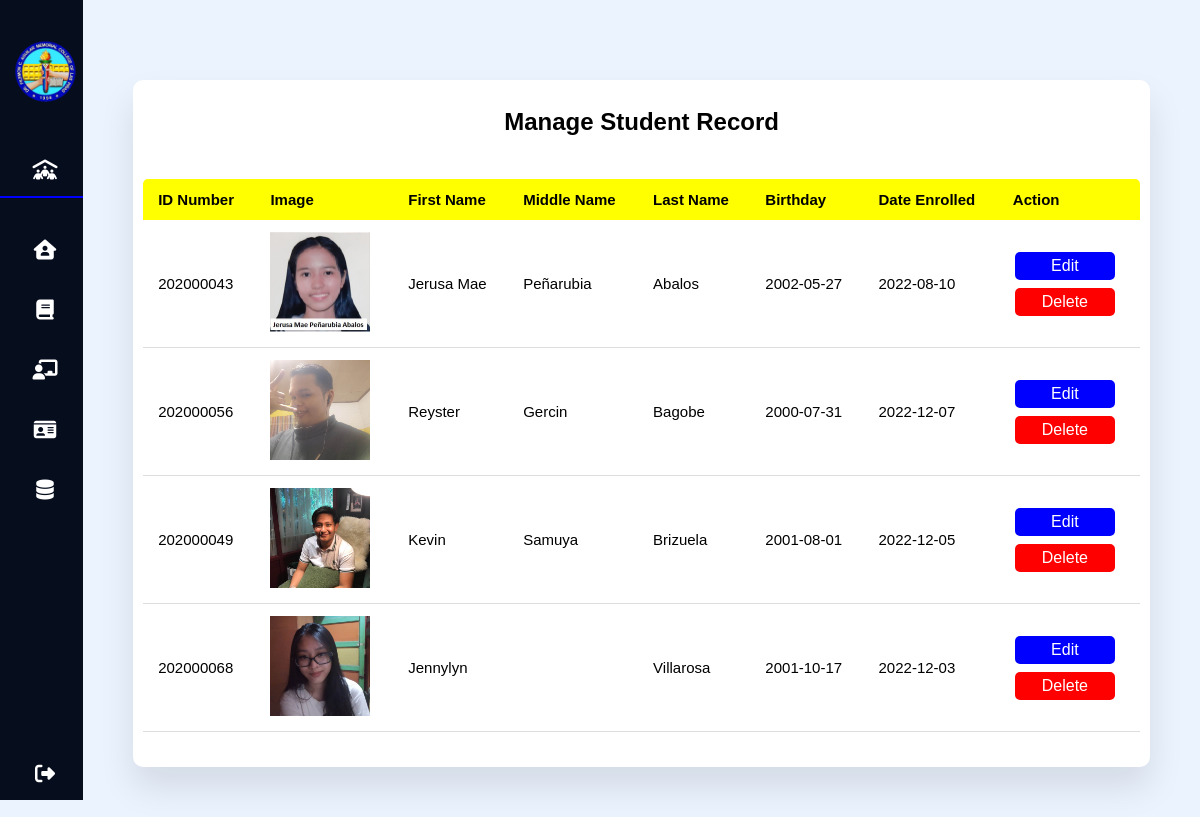
Page /admin/database.php (signed in) on the committed database.
### tables this page shows
CREATE TABLE `stud_image` (
  `stud_id` int(11) NOT NULL,
  `stud_img` varchar(255) NOT NULL,
  `created` datetime NOT NULL DEFAULT current_timestamp(),
  `status` enum('1','0') NOT NULL DEFAULT '1'
);

CREATE TABLE `students` (
  `id` int(11) NOT NULL,
  `stud_id` int(11) NOT NULL,
  `stud_fname` varchar(100) NOT NULL,
  `stud_mname` varchar(100) NOT NULL,
  `stud_lname` varchar(100) NOT NULL,
  `stud_DOB` date NOT NULL,
  `stud_date_enrolled` date NOT NULL,
  `date_created` datetime NOT NULL DEFAULT current_timestamp(),
  `date_modified` datetime NOT NULL
);

### admin/database.php (the view, shortened to what this page needs)
<?php include('server.php');
            ?>
<!DOCTYPE html>
<html lang="en">
    <head>
        <link rel="stylesheet" type="text/css" href="database.css">
    </head>
    <body>
        <div class="container">
            <nav>
                <ul>
                    <br>
                    <li><a href="dashboard.php" class="logo">
                        <img src="../login/updatedlogo.png" alt="">
                    </a></li> <br>
                    <li><a href="" style="cursor:auto;"><i class="fas fa-people-roof"></i>
                    </a></li>
                    <hr>
                    <br>
                    <li><a href="dashboard.php"><i class="fas fa-house-user"></i>
                    </a></li>
                    <a href="program-and-course.php">
                        <i class="fas fa-book"></i>
                    </a></li>
                    <a href="teachers.php">
                    <i class="fas fa-chalkboard-user"></i>
                    </a></li>
                    <li><a href="students.php"><i class="fas fa-id-card"></i>
                    </a></li>
                    <li><a href="database.php">
                        <i class="fas fa-database"></i>
                      </a></li>
                    <li><a href="dashboard.php?logout='1'" class="logout"><i class="fas fa-sign-out-alt"></i>
                    </a></li>
                </ul>
            </nav>
            <section class="view" id="view">
                <div class="view-list"> <br>
                    <h1>Manage Student Record</h1>
                        <table class="table">
                            <thead>
                                <tr>
                                    <th>ID Number</th>
                                    <th>Image</th>
                                    <th>First Name</th>
                                    <th>Middle Name</th>
                                    <th>Last Name</th>
                                    <th>Birthday</th>
                                    <th>Date Enrolled</th>
                                    <th>Action</th>
                                </tr>
                            </thead>
                            <tbody> <br>
                                <?php
                                    $query = "SELECT DISTINCT students.stud_id, stud_fname, stud_mname, stud_lname, stud_DOB, stud_date_enrolled, stud_image.stud_img
                                    FROM students
                                    INNER JOIN stud_image
                                    ON students.stud_id = stud_image.stud_id
                                    ORDER BY date_created DESC";
                                    $query_run = mysqli_query($db, $query);
                                    if (mysqli_num_rows($query_run) > 0) {
                                        foreach($query_run as $row) {
                                ?>
                                    <tr>
                                        <?php
                                        echo "<td>".$row['stud_id']."</td>";
                                        echo "<td>" . "<img src=".$row['stud_img'].' width=100px height="100px">' . "</td>";
                                        echo "<td>".$row['stud_fname']."</td>";
                                        echo "<td>".$row['stud_mname']."</td>";
                                        echo "<td>".$row['stud_lname']."</td>";
                                        echo "<td>".$row['stud_DOB']."</td>";
                                        echo "<td>".$row['stud_date_enrolled']."</td>";
                                        ?>
                                        <td>
                                            <a href="edit.php?stud_id=<?= $row['stud_id']; ?>" style="background-color: blue;" class="button">Edit</button></a>
                                            <form action="" method="POST" class="d-inline">
                                                <button type="submit" style="background-color: red;" value="<?=$row['stud_id'];?>" class="button" name="delete_student">Delete</a>
                                        </form>
                                    </tr>
                                    <?php
                                        }
                                    }
                                    else {
                                        echo "<h5> No Record Found </h5>";
                                    }
                                ?>
                            </tbody>
                    </table>
                </div>
            </section>
        </div>
    </body>
</html>

### admin/database.css (style rules this page uses)
* { margin:0; padding:0; outline: none; border: none; text-decoration: none; font-family: "Poppins", sans-serif; box-sizing: border-box; }
body { background:#EBF3FE; }
nav { position:sticky; top: 0; bottom: 0; height: 100vh; left: 0; background: #060D1D; width: 90px; overflow: hidden; transition: 1s; }
.logo { text-align: center; display: flex; transition: all 0.5s ease; margin: 10px 0 0 0; }
.logo img { width: 70px; height: 70px; border-radius: 50%; }
a { position: relative; color: white; font-size: 14px; display: table; width: 320px; padding: 10px; }
nav .fas { position:relative; width: 70px; height:40px; top: 14px; font-size: 20px; text-align: center; }
.logout { position:absolute; bottom: 0; }
.container { position: relative; display:flex; }
.view { padding-left: 3px; width: 100%; padding: 50px; }
hr { border: 1px solid blue; }
.view { margin-top: 20px; }
.view-list { width: 100%; padding: 10px; margin-top: 10px; background: #fff; border-radius: 10px; box-shadow: 0 20px 35px rgba(0, 0, 0, 0.1); }
.table { border-collapse: collapse; margin: 25px 0; font-size: 15px; min-width: 100%; overflow: hidden; border-radius: 5px 5px 0 0; }
table thead tr { color: black; background: yellow; text-align: left; font-weight: bold; }
.table th, .table td { padding: 12px 15px; }
.table tbody tr { border-bottom: 1px solid #ddd; }
h1 { text-align: center; }
.button { position: relative; border: none; color: white; padding: 5px 15px; width: 100px; text-align: center; text-decoration: none; display: inline-block; font-size: 16px; margin: 4px 2px; cursor: pointer; border-radius: 5px; }

### rows in the picture
stud_image: stud_id.stud_id "202000043", stud_img (picture), stud_id.stud_fname "Jerusa Mae", stud_id.stud_mname "Peñarubia", stud_id.stud_lname "Abalos", stud_id.stud_DOB "2002-05-27", stud_id.stud_date_enrolled "2022-08-10"
stud_image: stud_id.stud_id "202000056", stud_img (picture), stud_id.stud_fname "Reyster", stud_id.stud_mname "Gercin", stud_id.stud_lname "Bagobe", stud_id.stud_DOB "2000-07-31", stud_id.stud_date_enrolled "2022-12-07"
stud_image: stud_id.stud_id "202000049", stud_img (picture), stud_id.stud_fname "Kevin", stud_id.stud_mname "Samuya", stud_id.stud_lname "Brizuela", stud_id.stud_DOB "2001-08-01", stud_id.stud_date_enrolled "2022-12-05"
stud_image: stud_id.stud_id "202000068", stud_img (picture), stud_id.stud_fname "Jennylyn", stud_id.stud_lname "Villarosa", stud_id.stud_DOB "2001-10-17", stud_id.stud_date_enrolled "2022-12-03"
